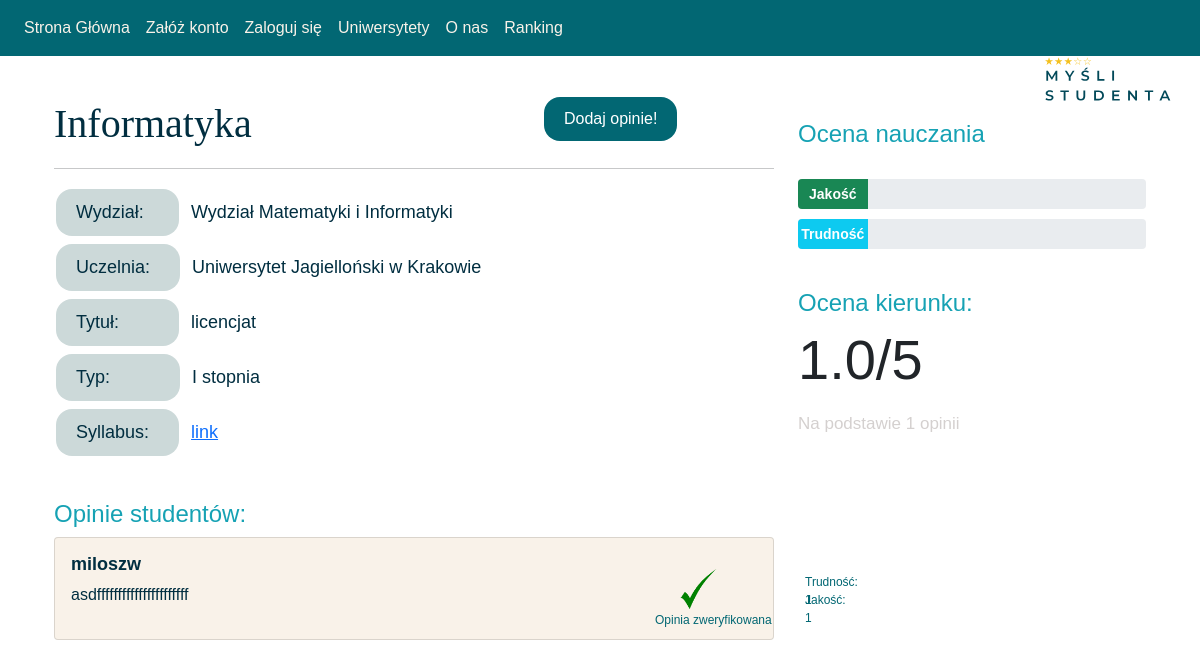
The app's page /university/Uniwersytet Jagielloński w Krakowie/course/3, older data.
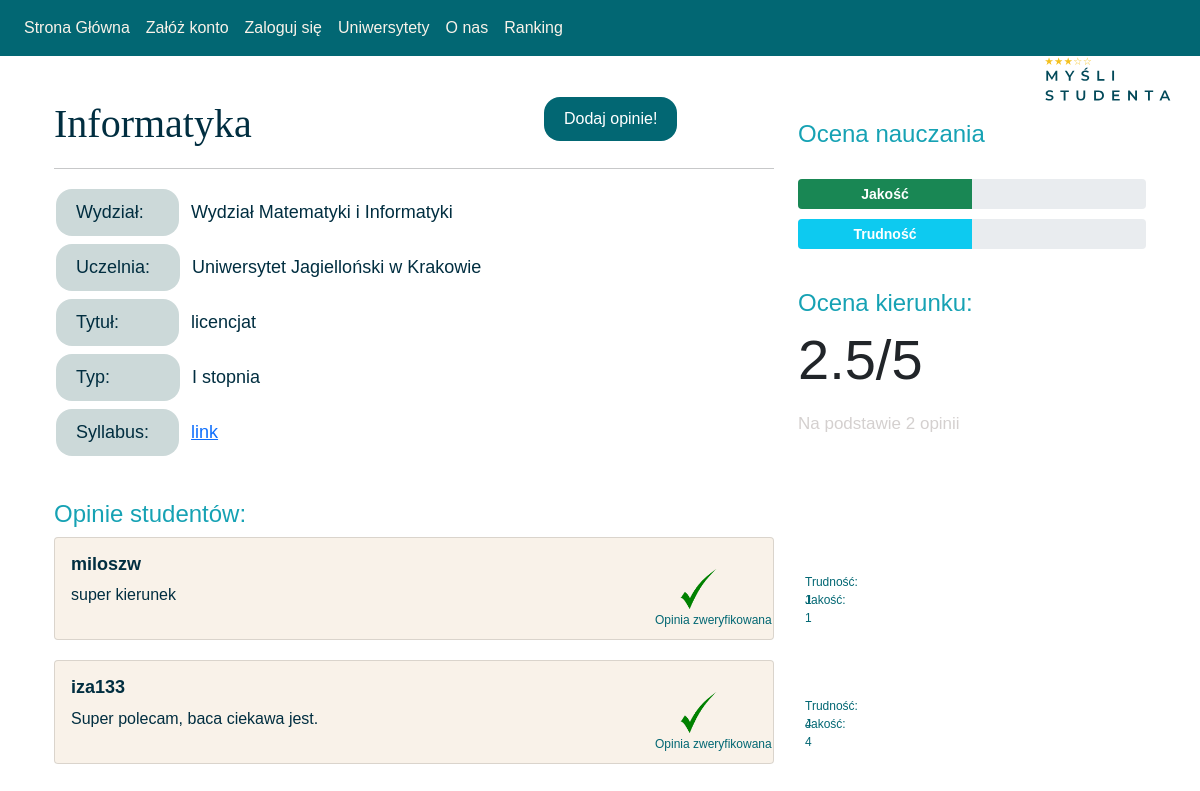
The same page, newer data.
### website/models.py (models this page shows, shortened)
class Course(db.Model):
    __tablename__ = 'course'
    course_id = db.Column(db.Integer, primary_key=True)
    course_name = db.Column(db.String(100), nullable=False)
    syllabus = db.Column(db.String(200), nullable=False)
    university_id = db.Column(db.Integer, db.ForeignKey('university.university_id'), nullable=False)
    degree = db.Column(db.String(100), nullable=False)
    cycle = db.Column(db.String(100), nullable=False)
    department = db.Column(db.String(100))
    code = db.Column(db.String(50))
    rating = relationship("Rating",backref="Course")

class University(db.Model):
    __tablename__ = 'university'
    university_id = db.Column(db.Integer, primary_key=True)
    university_name = db.Column(db.String(100), nullable=False)
    location = db.Column(db.String(50), nullable=False)
    website = db.Column(db.String(100), nullable=False)
    api_url = db.Column(db.String(50))
    course = relationship("Course",backref = "University")

class Rating(db.Model):
    __tablename__ = 'rating'
    rating_id = db.Column(db.Integer, primary_key=True)
    username = db.Column(db.String(100), db.ForeignKey('user.username'), nullable=False)
    course_id = db.Column(db.Integer, db.ForeignKey('course.course_id'), nullable=False)
    quality_value = db.Column(db.Integer, nullable=False)
    difficulty_value = db.Column(db.Integer, nullable=False)
    rating_description = db.Column(db.String(500))
    is_verified = db.Column(db.Integer)

### website/views.py (the view)
@views.route('/university/<string:university_name>/course/<int:course_id>')
def course(university_name,course_id):
    ratings = Rating.query.filter_by(course_id=course_id).all()
    course = Course.query.filter_by(course_id = course_id).first()
    university_name = University.query.filter_by(university_id =course.university_id).first().university_name
    users = User.query.all()
    avg_rating = calculate_average_rating(course)
    ratings = Rating.query.filter_by(course_id=course_id).all()
    number_of_ratings = len(ratings)
    avg_quality_value = (100*calculate_average_quality_value(course))/5
    avg_difficulty_value = (100*calculate_average_difficulty_value(course))/5
    return render_template('course.html',
                           user=current_user,
                           course=course,course_id=course_id,ratings=ratings,avg_rating=avg_rating,number_of_ratings=number_of_ratings,university_name=university_name,users=users, avg_quality_value=avg_quality_value,
                           avg_difficulty_value=avg_difficulty_value)

### website/functions.py (called while the page is built)
def calculate_average_quality_value(course):
    ratings = course.rating
    total_ratings = len(ratings)
    if total_ratings == 0:
        return 0
    sum_quality_values = sum(rating.quality_value for rating in ratings)
    average_quality_value = sum_quality_values / total_ratings
    return average_quality_value

def calculate_average_difficulty_value(course):
    ratings = course.rating
    total_ratings = len(ratings)
    if total_ratings == 0:
        return 0
    sum_difficulty_values = sum(rating.difficulty_value for rating in ratings)
    average_difficulty_value = sum_difficulty_values / total_ratings
    return average_difficulty_value

def calculate_average_rating(course):
    ratings = Rating.query.filter_by(course_id=course.course_id).all()
    if ratings:
        total_ratings = len(ratings)
        quality_sum = sum(rating.quality_value for rating in ratings)
        average_rating = quality_sum / total_ratings
        return round(average_rating,2)
    else:
        return 'Brak opinii'

### website/templates/course.html (shortened to what this page needs)
{% extends "base.html" %} {% block title %}Kurs {{course.course_name}}{% endblock %} {% block content %}
<head>
  <link rel="stylesheet" href="https://cdn.jsdelivr.net/npm/bootstrap@5.0.1/dist/css/bootstrap.min.css">
</head>
<body>
  <div class="container mt-4">
    <div class="row">
      <div class="col-md-8">
        <h1 class="course-name">{{course.course_name}}</h1>
          <div style="position:absolute; left:500px; top:-21px">
          <a  href="{{ url_for('views.add_opinion_page', course_id=course.course_id, university_name=university_name) }}">
              <br /><br />
              <button class="button" id="add-opinion">
                    Dodaj opinie!
              </button>
          </a>
          </div>
        <hr>
        <p class="course-info">
                               <h10 class = "oval" width="30px">Wydział: &nbsp&nbsp</h10>&nbsp&nbsp{{course.department}}<br>
                               <h10 class = "oval">Uczelnia: &nbsp</h10>&nbsp&nbsp{{university_name}}<br>
                               <h10 class = "oval">Tytuł: &nbsp&nbsp&nbsp&nbsp&nbsp&nbsp&nbsp</h10>&nbsp&nbsp{{course.degree}}<br>
                               <h10 class = "oval">Typ: &nbsp&nbsp&nbsp&nbsp&nbsp&nbsp&nbsp&nbsp&nbsp</h10>&nbsp&nbsp{{course.cycle}}<br>
                               <h10 class = "oval">Syllabus: &nbsp</h10>&nbsp&nbsp<a href="{{course.syllabus}}">link</a>
        </p>
        <h2 class="rating-title">Opinie studentów:
        </h2>
        {% for rating in ratings %}
        <div class="card review-card">
          <div class="card-body">
            <h5 class="card-title">{{rating.username}}</h5>
            <p class="card-text">{{rating.rating_description}}</p>
            {% if rating.is_verified == 1 %}
               <div class="verification">
                <img src="{{ url_for('static', filename='check.svg') }}" width="40%" height="40%" style="position: absolute; bottom: 30px; left: 500px;">
                   <div style="position: absolute; bottom: 10px; left: 600px; font-size: 12px; color: #026773;">Opinia zweryfikowana</div>
               </div>
            {% endif %}
            <div style="position: absolute; bottom: 12px; left: 750px; font-size: 12px; color: #026773;">Jakość:&nbsp&nbsp&nbsp&nbsp {{rating.quality_value}} </div>
            <div style="position: absolute; bottom: 30px; left: 750px; font-size: 12px; color: #026773;">Trudność:  {{rating.difficulty_value}} </div>
          </div>
        </div>
        {% endfor %}
      </div>
      <div class="col-md-4">
        <h2 class="rating-title">Ocena nauczania</h2>
        <div class="rating-breakdown">
          <div class="progress">
            <div class="progress-bar bg-success" role="progressbar" style="width: {{ avg_quality_value }}%;" aria-valuenow="{{ avg_quality_value }}" aria-valuemin="0" aria-valuemax="100">Jakość</div>
          </div>
          <div class="progress">
            <div class="progress-bar bg-info" role="progressbar" style="width: {{ avg_difficulty_value }}%;" aria-valuenow="{{ avg_difficulty_value }}" aria-valuemin="0" aria-valuemax="100">Trudność</div>
          </div>
        </div>
        <h2 class="rating-title">Ocena kierunku:</h2>
        <p class="display-4">{{avg_rating}}/5
          <p class="no-of-ratings">Na podstawie {{number_of_ratings}} opinii</p>
        </p>
      </div>
    </div>
  </div>
</body>
</html>
{%endblock%}

### website/templates/base.html (shortened to what this page needs)
<!DOCTYPE html>
<html>
  <head>
    <link
      rel="stylesheet"
      href="https://stackpath.bootstrapcdn.com/bootstrap/4.4.1/css/bootstrap.min.css"
    />
    <link
      rel="stylesheet"
      href="https://stackpath.bootstrapcdn.com/font-awesome/4.7.0/css/font-awesome.min.css"
    />
  </head>
  <body>
    <nav class="navbar navbar-expand-lg navbar-dark bg-custom">
      <div class="collapse navbar-collapse" id="navbar">
        <div class="navbar-nav">
          {% if user.is_authenticated %}
          <a class="nav-item nav-link custom-link" id="logout" href="/logout">Wyloguj się</a>
          <a class="nav-item nav-link custom-link" id="home" href="/home">Strona Główna</a>
          <a class="nav-item nav-link custom-link" id="search" href="/compare">Porównaj</a>
          <a class="nav-item nav-link custom-link" id="unilist" href="/university_list">Uniwersytety</a>
          <a class="nav-item nav-link custom-link" id="aboutUs" href="/about">O nas</a>
          <a class="nav-item nav-link custom-link" id="ranking" href="/top_universities">Ranking</a>
          {% else %}
          <a class="nav-item nav-link custom-link" id="home" href="/home">Strona Główna</a>
          <a class="nav-item nav-link custom-link" id="signUp" href="/sign-up">Załóż konto</a>
          <a class="nav-item nav-link custom-link" id="login" href="/login">Zaloguj się</a>
          <a class="nav-item nav-link custom-link" id="unilist" href="/university_list">Uniwersytety</a>
          <a class="nav-item nav-link custom-link" id="aboutUs" href="/about">O nas</a>
          <a class="nav-item nav-link custom-link" id="ranking" href="/top_universities">Ranking</a>
          {% endif %}
        </div>
      </div>
    </nav>
    <div class="container">{% block content %} {% endblock %}</div>
    <div class="logo-container">
      <img src="{{ url_for('static', filename='2.svg') }}" alt="Logo" width="100%" height="100%">
    </div>
  </body>
</html>

### website/templates/base.html (style rules this page uses)
.logo-container { position: absolute; top: 9px; right: 20px; width: 150px; height: 150px; z-index: 9999; }

### website/templates/course.html (style rules this page uses)
body { font-family: Arial, sans-serif; }
.bg-custom { background-color: #026773; }
.navbar-dark .navbar-nav .nav-link { color: #f9f2e9; }
.course-name { font-family: Verdana,serif; color: #012E40; font-size: 40px; margin-top: 20px; margin-bottom: 20px; }
.course-info { font-size: 18px; color: #012E40; margin-bottom: 30px; }
.rating-title { color: #16a2b4; font-size: 24px; margin-top: 40px; }
.review-card { background-color: #f9f2e9;; color: #012E40; margin-bottom: 20px; }
.review-card .card-title { color: #012E40; font-size: 18px; font-weight: bold; }
.rating-breakdown { color: #ffee29; margin-top: 30px; }
.progress { color: #012E40; height: 30px; margin-bottom: 10px; }
.progress-bar { color: #ffffff; font-size: 14px; font-weight: bold; line-height: 30px; }
.no-of-ratings { font-size: 17px; line-height: 30px; color: #d4d0cf; }
.button { background-color: #026773; border: none; color: #ffffff; padding: 10px 20px; text-align: center; text-decoration: none; display: inline-block; margin: -15px 2px; cursor: pointer; border-radius: 16px; }
.oval { background-color: #ccd9d9; border: #ffffff; color: #012E40; padding: 10px 20px; text-align: center; text-decoration: none; display: inline-block; margin: 4px 2px; border-radius: 16px; }

Row changes from the older to the newer data that the page shows:
changed Rating "miloszw": rating_description "asdffffffffffffffffffffff" → "super kierunek"
added Rating: username "iza133", rating_description "Super polecam, baca ciekawa jest.", is_verified 1 (drawn), quality_value "4", difficulty_value "4"
Text that changed along with them:
{{ avg_quality_value }}: 20.0 → 50.0 (drawn)
{{ avg_difficulty_value }}: 20.0 → 50.0 (drawn)
{{ avg_rating }}: "1.0" → "2.5"
{{ number_of_ratings }}: "1" → "2"
